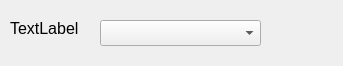
<?xml version="1.0" encoding="UTF-8"?>
<ui version="4.0">
 <class>Form</class>
 <widget class="QWidget" name="Form">
  <property name="geometry">
   <rect>
    <x>0</x>
    <y>0</y>
    <width>343</width>
    <height>66</height>
   </rect>
  </property>
  <property name="windowTitle">
   <string>Form</string>
  </property>
  <widget class="QLabel" name="name_label">
   <property name="geometry">
    <rect>
     <x>10</x>
     <y>20</y>
     <width>111</width>
     <height>16</height>
    </rect>
   </property>
   <property name="font">
    <font>
     <pointsize>12</pointsize>
    </font>
   </property>
   <property name="text">
    <string>TextLabel</string>
   </property>
  </widget>
  <widget class="QComboBox" name="comboBox">
   <property name="geometry">
    <rect>
     <x>100</x>
     <y>20</y>
     <width>161</width>
     <height>26</height>
    </rect>
   </property>
  </widget>
 </widget>
 <resources/>
 <connections/>
</ui>
